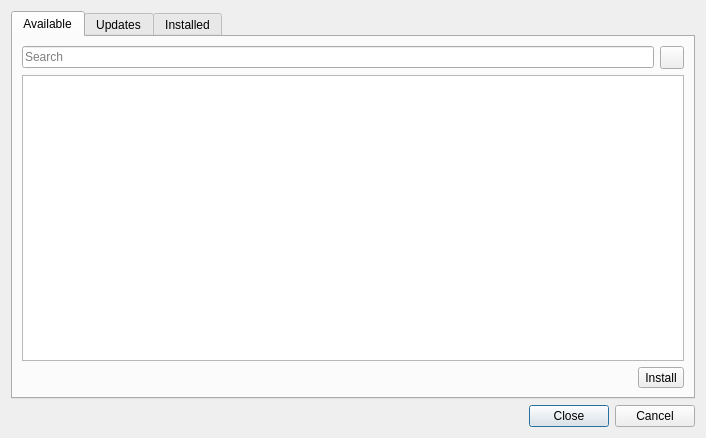
<?xml version="1.0" encoding="UTF-8"?>
<ui version="4.0">
 <class>InstallPlugins</class>
 <widget class="QDialog" name="InstallPlugins">
  <property name="windowModality">
   <enum>Qt::ApplicationModal</enum>
  </property>
  <property name="geometry">
   <rect>
    <x>0</x>
    <y>0</y>
    <width>706</width>
    <height>438</height>
   </rect>
  </property>
  <property name="windowTitle">
   <string>Install Plugins</string>
  </property>
  <property name="modal">
   <bool>true</bool>
  </property>
  <layout class="QVBoxLayout" name="verticalLayout">
   <item>
    <widget class="QTabWidget" name="tabWidget">
     <property name="currentIndex">
      <number>0</number>
     </property>
     <widget class="QWidget" name="available">
      <attribute name="title">
       <string>Available</string>
      </attribute>
      <layout class="QGridLayout" name="gridLayout">
       <item row="3" column="0" colspan="5">
        <widget class="QTableView" name="tvAvailable">
         <property name="selectionMode">
          <enum>QAbstractItemView::SingleSelection</enum>
         </property>
         <property name="selectionBehavior">
          <enum>QAbstractItemView::SelectRows</enum>
         </property>
         <property name="sortingEnabled">
          <bool>true</bool>
         </property>
        </widget>
       </item>
       <item row="5" column="0">
        <widget class="QLabel" name="lblADescription">
         <property name="text">
          <string/>
         </property>
        </widget>
       </item>
       <item row="0" column="0" colspan="5">
        <layout class="QHBoxLayout" name="horizontalLayout">
         <item>
          <widget class="QLineEdit" name="leASearch">
           <property name="minimumSize">
            <size>
             <width>300</width>
             <height>0</height>
            </size>
           </property>
           <property name="maximumSize">
            <size>
             <width>16777215</width>
             <height>16777215</height>
            </size>
           </property>
           <property name="baseSize">
            <size>
             <width>0</width>
             <height>0</height>
            </size>
           </property>
           <property name="placeholderText">
            <string>Search</string>
           </property>
          </widget>
         </item>
         <item>
          <widget class="QToolButton" name="btASearch">
           <property name="text">
            <string/>
           </property>
           <property name="icon">
            <iconset resource="ui.qrc">
             <normaloff>:/icons/images/system-search.svg</normaloff>:/icons/images/system-search.svg</iconset>
           </property>
           <property name="popupMode">
            <enum>QToolButton::InstantPopup</enum>
           </property>
          </widget>
         </item>
        </layout>
       </item>
       <item row="5" column="4">
        <widget class="QToolButton" name="btInstall">
         <property name="text">
          <string>Install</string>
         </property>
        </widget>
       </item>
      </layout>
     </widget>
     <widget class="QWidget" name="updates">
      <attribute name="title">
       <string>Updates</string>
      </attribute>
      <layout class="QGridLayout" name="gridLayout_2">
       <item row="2" column="1">
        <widget class="QToolButton" name="btUpdate">
         <property name="text">
          <string>Update</string>
         </property>
        </widget>
       </item>
       <item row="1" column="0" colspan="2">
        <widget class="QTableView" name="tvUpdates">
         <property name="selectionMode">
          <enum>QAbstractItemView::SingleSelection</enum>
         </property>
         <property name="selectionBehavior">
          <enum>QAbstractItemView::SelectRows</enum>
         </property>
         <property name="sortingEnabled">
          <bool>true</bool>
         </property>
        </widget>
       </item>
       <item row="2" column="0">
        <widget class="QLabel" name="lblUDescription">
         <property name="text">
          <string/>
         </property>
        </widget>
       </item>
       <item row="0" column="0" colspan="2">
        <layout class="QHBoxLayout" name="horizontalLayout_2">
         <item>
          <widget class="QLineEdit" name="leUSearch">
           <property name="minimumSize">
            <size>
             <width>300</width>
             <height>0</height>
            </size>
           </property>
           <property name="maximumSize">
            <size>
             <width>16777215</width>
             <height>16777215</height>
            </size>
           </property>
           <property name="baseSize">
            <size>
             <width>0</width>
             <height>0</height>
            </size>
           </property>
           <property name="placeholderText">
            <string>Search</string>
           </property>
          </widget>
         </item>
         <item>
          <widget class="QToolButton" name="btUSearch">
           <property name="text">
            <string/>
           </property>
           <property name="icon">
            <iconset resource="ui.qrc">
             <normaloff>:/icons/images/system-search.svg</normaloff>:/icons/images/system-search.svg</iconset>
           </property>
           <property name="popupMode">
            <enum>QToolButton::InstantPopup</enum>
           </property>
          </widget>
         </item>
        </layout>
       </item>
      </layout>
     </widget>
     <widget class="QWidget" name="installed">
      <attribute name="title">
       <string>Installed</string>
      </attribute>
      <layout class="QGridLayout" name="gridLayout_3">
       <item row="2" column="1">
        <widget class="QToolButton" name="btUninstall">
         <property name="text">
          <string>Uninstall</string>
         </property>
        </widget>
       </item>
       <item row="1" column="0" colspan="2">
        <widget class="QTableView" name="tvInstalled">
         <property name="selectionMode">
          <enum>QAbstractItemView::SingleSelection</enum>
         </property>
         <property name="selectionBehavior">
          <enum>QAbstractItemView::SelectRows</enum>
         </property>
         <property name="sortingEnabled">
          <bool>true</bool>
         </property>
        </widget>
       </item>
       <item row="2" column="0">
        <widget class="QLabel" name="lblIDescription">
         <property name="text">
          <string/>
         </property>
        </widget>
       </item>
       <item row="0" column="0" colspan="2">
        <layout class="QHBoxLayout" name="horizontalLayout_3">
         <item>
          <widget class="QLineEdit" name="leISearch">
           <property name="minimumSize">
            <size>
             <width>300</width>
             <height>0</height>
            </size>
           </property>
           <property name="maximumSize">
            <size>
             <width>16777215</width>
             <height>16777215</height>
            </size>
           </property>
           <property name="baseSize">
            <size>
             <width>0</width>
             <height>0</height>
            </size>
           </property>
           <property name="placeholderText">
            <string>Search</string>
           </property>
          </widget>
         </item>
         <item>
          <widget class="QToolButton" name="btISearch">
           <property name="text">
            <string/>
           </property>
           <property name="icon">
            <iconset resource="ui.qrc">
             <normaloff>:/icons/images/system-search.svg</normaloff>:/icons/images/system-search.svg</iconset>
           </property>
           <property name="popupMode">
            <enum>QToolButton::InstantPopup</enum>
           </property>
          </widget>
         </item>
        </layout>
       </item>
      </layout>
     </widget>
    </widget>
   </item>
   <item>
    <widget class="QDialogButtonBox" name="buttonBox">
     <property name="orientation">
      <enum>Qt::Horizontal</enum>
     </property>
     <property name="standardButtons">
      <set>QDialogButtonBox::Cancel|QDialogButtonBox::Close</set>
     </property>
    </widget>
   </item>
  </layout>
 </widget>
 <resources>
  <include location="ui.qrc"/>
 </resources>
 <connections>
  <connection>
   <sender>buttonBox</sender>
   <signal>accepted()</signal>
   <receiver>InstallPlugins</receiver>
   <slot>accept()</slot>
   <hints>
    <hint type="sourcelabel">
     <x>248</x>
     <y>254</y>
    </hint>
    <hint type="destinationlabel">
     <x>157</x>
     <y>274</y>
    </hint>
   </hints>
  </connection>
  <connection>
   <sender>buttonBox</sender>
   <signal>rejected()</signal>
   <receiver>InstallPlugins</receiver>
   <slot>reject()</slot>
   <hints>
    <hint type="sourcelabel">
     <x>316</x>
     <y>260</y>
    </hint>
    <hint type="destinationlabel">
     <x>286</x>
     <y>274</y>
    </hint>
   </hints>
  </connection>
 </connections>
</ui>
